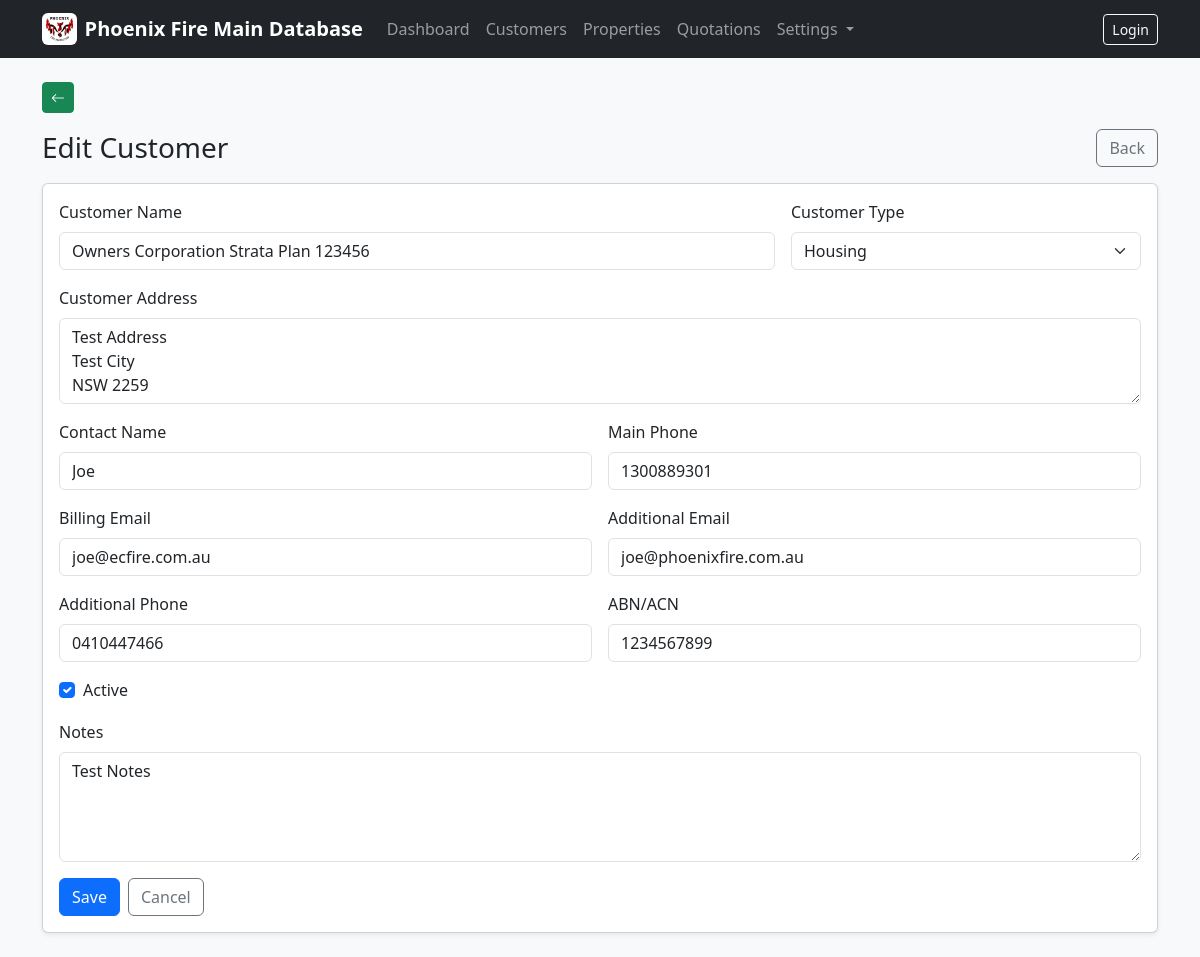
The app's page /customers/2/edit/ with its own data.
### company/models.py (models this page shows, shortened)
class ClientProfile(models.Model):
    company_logo = models.ImageField(upload_to="company/logo/", blank=True, null=True)
    legal_company_name = models.CharField(max_length=255, blank=True)
    trading_name = models.CharField(max_length=255, blank=True)
    company_address = models.TextField(blank=True)
    company_phone = models.CharField(max_length=50, blank=True)
    company_email = models.EmailField(blank=True)
    company_abn = models.CharField(max_length=50, blank=True)
    company_acn = models.CharField(max_length=50, blank=True)
    accounts_phone = models.CharField(max_length=50, blank=True)
    accounts_email = models.EmailField(blank=True)
    updated_at = models.DateTimeField(auto_now=True)
    class Meta:
        verbose_name = "Client Profile"
        verbose_name_plural = "Client Profile"
    @classmethod
    def get_solo(cls):
        obj, _ = cls.objects.get_or_create(pk=1)
        return obj

### customers/models.py (models this page shows, shortened)
class Customer(models.Model):
    TYPE_STRATA = "Strata"
    TYPE_GOV = "Government"
    TYPE_HOUSING = "Housing"
    TYPE_OTHER = "Other"
    CUSTOMER_TYPE_CHOICES = [
        (TYPE_STRATA, "Strata"),
        (TYPE_GOV, "Government"),
        (TYPE_HOUSING, "Housing"),
        (TYPE_OTHER, "Other"),
    ]
    customer_name = models.CharField(max_length=200)
    customer_address = models.TextField(blank=True, default="")
    billing_email = models.EmailField(blank=True, default="")
    add_email = models.EmailField(blank=True, default="")
    customer_main_phone = models.CharField(max_length=50, blank=True, default="")
    add_phone = models.CharField(max_length=50, blank=True, default="")
    customer_contact_name = models.CharField(max_length=200, blank=True, default="")
    customer_abn_acn = models.CharField(max_length=50, blank=True, default="")
    customer_type = models.CharField(
        max_length=20,
        choices=CUSTOMER_TYPE_CHOICES,
        default=TYPE_OTHER,
    )
    is_active = models.BooleanField(default=True)
    notes = models.TextField(blank=True, default="")
    created_at = models.DateTimeField(auto_now_add=True)
    class Meta:
        ordering = ["customer_name"]

### customers/views.py (the view, shortened to what this page needs)
# urls.py: path("<int:pk>/edit/", CustomerUpdateView.as_view(), name="update"),
class CustomerUpdateView(UpdateView):
    model = Customer
    form_class = CustomerForm
    template_name = "customers/customer_form.html"

### company/context_processors.py (called while the page is built)
def client_profile(request):
    try:
        return {"client_profile": ClientProfile.get_solo()}
    except Exception:
        return {"client_profile": None}

### templates/customers/customer_form.html (shortened to what this page needs)
{% extends "base.html" %}
{% block content %}
<div class="d-flex justify-content-between align-items-center mb-3">
  <h1 class="h3 mb-0">{% if object %}Edit Customer{% else %}Add Customer{% endif %}</h1>
  <a class="btn btn-outline-secondary" href="{% url 'customers:list' %}">Back</a>
</div>
<div class="card shadow-sm">
  <div class="card-body">
    <form method="post" novalidate>
      <div class="row g-3">
        <div class="col-md-8">
          <label class="form-label">Customer Name</label>
          {{ form.customer_name }}
        </div>
        <div class="col-md-4">
          <label class="form-label">Customer Type</label>
          {{ form.customer_type }}
        </div>
        <div class="col-12">
          <label class="form-label">Customer Address</label>
          {{ form.customer_address }}
        </div>
        <div class="col-md-6">
          <label class="form-label">Contact Name</label>
          {{ form.customer_contact_name }}
        </div>
        <div class="col-md-6">
          <label class="form-label">Main Phone</label>
          {{ form.customer_main_phone }}
        </div>
        <div class="col-md-6">
          <label class="form-label">Billing Email</label>
          {{ form.billing_email }}
        </div>
        <div class="col-md-6">
          <label class="form-label">Additional Email</label>
          {{ form.add_email }}
        </div>
        <div class="col-md-6">
          <label class="form-label">Additional Phone</label>
          {{ form.add_phone }}
        </div>
        <div class="col-md-6">
          <label class="form-label">ABN/ACN</label>
          {{ form.customer_abn_acn }}
        </div>
        <div class="col-12">
          <div class="form-check">
            {{ form.is_active }}
            <label class="form-check-label">Active</label>
          </div>
        </div>
        <div class="col-12">
          <label class="form-label">Notes</label>
          {{ form.notes }}
        </div>
      </div>
      <div class="d-flex gap-2 mt-3">
        <button class="btn btn-primary" type="submit">Save</button>
        <a class="btn btn-outline-secondary" href="{% url 'customers:list' %}">Cancel</a>
      </div>
    </form>
  </div>
</div>
{% endblock %}

### templates/base.html (shortened to what this page needs)
<!doctype html>
<html lang="en">
<head>
  <link href="https://cdn.jsdelivr.net/npm/bootstrap@5.3.3/dist/css/bootstrap.min.css" rel="stylesheet">
  <link rel="stylesheet" href="https://cdn.jsdelivr.net/npm/bootstrap-icons@1.11.3/font/bootstrap-icons.min.css">
</head>
<body class="bg-light">
<nav class="navbar navbar-expand-lg navbar-dark bg-dark">
  <div class="container">
    <a class="navbar-brand fw-semibold d-flex align-items-center gap-2"
       href="{% url 'dashboard' %}">
      {% if client_profile and client_profile.company_logo %}
        <img src="{{ client_profile.company_logo.url }}"
             alt="Company Logo"
             style="height:32px;width:auto;"
             class="rounded bg-white p-1">
      {% endif %}
      <span>Phoenix Fire Main Database</span>
    </a>
    <div class="collapse navbar-collapse" id="mainNav">
      <ul class="navbar-nav me-auto">
        <li class="nav-item">
          <a class="nav-link" href="{% url 'dashboard' %}">Dashboard</a>
        </li>
        <li class="nav-item">
          <a class="nav-link" href="{% url 'customers:list' %}">Customers</a>
        </li>
        <li class="nav-item">
          <a class="nav-link" href="{% url 'properties:list' %}">Properties</a>
        </li>
        <li class="nav-item">
          <a class="nav-link" href="{% url 'quotations:list' %}">Quotations</a>
        </li>
        <li class="nav-item dropdown">
          <a class="nav-link dropdown-toggle" href="#" id="settingsDropdown"
             role="button" data-bs-toggle="dropdown">
            Settings
          </a>
        </li>
      </ul>
      <ul class="navbar-nav">
        {% if user.is_authenticated %}
          <li class="nav-item">
            <span class="navbar-text me-3">
              Logged in as {{ user.username }}
            </span>
          </li>
          <li class="nav-item">
            <a class="btn btn-outline-light btn-sm" href="/admin/logout/">Logout</a>
          </li>
        {% else %}
          <li class="nav-item">
            <a class="btn btn-outline-light btn-sm" href="/admin/login/">Login</a>
          </li>
        {% endif %}
      </ul>
    </div>
  </div>
</nav>
<main class="container my-4 page-wrap">
  <div class="mb-3 no-print">
    <button type="button"
            class="btn btn-back btn-sm"
            onclick="goBackAnimated()"
            title="Back">
      <i class="bi bi-arrow-left"></i>
    </button>
  </div>
  {% block content %}{% endblock %}
</main>
</body>
</html>

### templates/base.html (style rules this page uses)
.page-wrap { animation: pageEnter 160ms ease-out; }
.btn-back, a.btn-back, button.btn-back { background-color: var(--bs-success) !important; border-color: var(--bs-success) !important; color: #fff !important; }

### records on screen
ClientProfile: company_logo (picture)
Customer: customer_name "Owners Corporation Strata Plan 123456", customer_type "Housing", customer_address "Test Address Test City NSW 2259", customer_contact_name "Joe", customer_main_phone "1300889301", billing_email "joe@ecfire.com.au", add_email "joe@phoenixfire.com.au", add_phone "0410447466", customer_abn_acn "1234567899", is_active "☑", notes "Test Notes"
